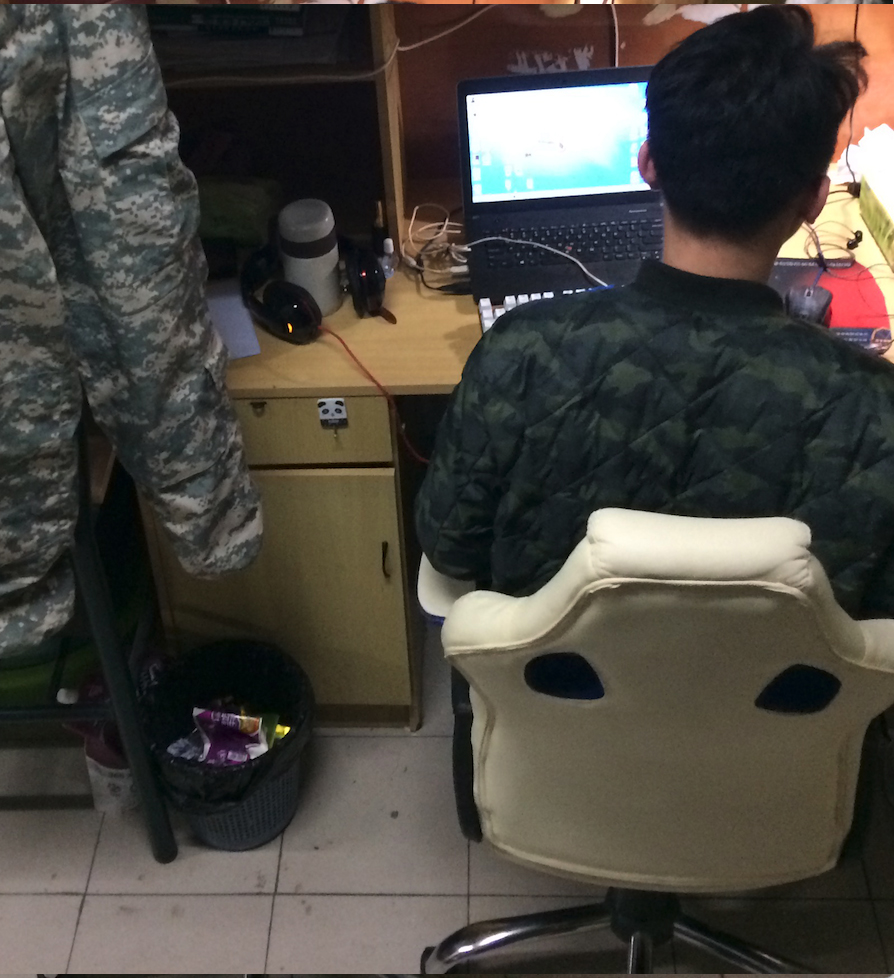
#> input picture assets/IMG_LEFT.jpg, 894 x 978 px
$ python Run.py   (Python 2 division)
#> lines starting #> are read from the running program, lines starting #| are printed output that depends on the picture
### Calibration.py
#coding:utf-8
import cv2
import numpy as np
import glob


# 模块说明：相机标定模块

def Calibration(PATH,WIDTH,HEIGHT,PX,PY):
	# 设置寻找亚像素角点的参数，采用的停止准则是最大循环次数30和最大误差容限0.001
	CRITERIA = (cv2.TERM_CRITERIA_EPS + cv2.TERM_CRITERIA_MAX_ITER , 30 ,0.001)
	# 设置棋盘规格，即角点个数为 witdth x height
	# WIDTH = 7
	# HEIGHT = 7
	#  设置用于标定的图片像素
	SIZE = (PX,PY)
	# 世界坐标系中，角点坐标格式,去掉Z坐标，为二维矩阵
	obj_p = np.zeros((WIDTH * HEIGHT,3),np.float32)
	obj_p[:,:2] = np.mgrid[0:WIDTH,0:HEIGHT].T.reshape(-1,2)
	# 世界坐标系和图像坐标系点集
	obj_points = []
	img_points = []

	IMAGES = glob.glob(PATH)
	for pf in IMAGES:
		IMG = cv2.imread(pf)
		# 灰度图
		IMG_GRAY = cv2.cvtColor(IMG,cv2.COLOR_BGR2GRAY)
		# 获取角点
		RET,CORNERS = cv2.findChessboardCorners(IMG_GRAY,(WIDTH,HEIGHT),None)

		if RET == True:
			obj_points.append(obj_p)
			# 寻找亚像素点, 搜索窗口(winsize为11x11)，无死区
			SUBCORNERS = cv2.cornerSubPix(IMG_GRAY,CORNERS,(5,5),(-1,-1),CRITERIA)
			if SUBCORNERS is not None:
				img_points.append(SUBCORNERS)
			else:
				img_points.append(CORNERS)
	# 标定:
	# MTX : 内参数矩阵
	# DIST: 畸变系数
	# RVS : 旋转向量(外参数)
	# TVS : 平移向量(外参数)
	RET,MTX,DIST,RVS,TVS = cv2.calibrateCamera(obj_points,img_points,SIZE,None,None)
	return (IMG_GRAY,obj_points,img_points,RET,MTX,DIST,RVS,TVS)

# 去除畸变
# [33 lines left out: functions RemvDist, BackProjErr, DrawAxis, DrawCube, not called in this run]
# 图片尺寸
def SizeofPic(PATH):
	pf = cv2.imread(PATH)
	return pf.shape[::-1]

# [2 lines that do not run on import are left out]
	# print BackProjErr(obj_points,img_points,RET,MTX,DIST,RVS,TVS)
	# IMG = RemvDist(IMG_GRAY,MTX,DIST)

### GetPoint.py
#/usr/bin/env python
# -*- coding: utf-8 -*-

import cv2
import math
import numpy as np
from match import *
import time

## 模块说明：将两幅图像通过SURF算法及金字塔LK光流法获取特征点

# 关键点转换
# [28 lines left out: functions keypointToPoint, MatchPoint, not called in this run]

# 获取特征点
def GetPoint(IMG_LEFT_GRAY,IMG_RIGHT_GRAY):
    # 通过SURF算法提取特征点
    # 初始化ORB对象，设置SURF海森特征点阈值为1000
    detector = cv2.SURF(1000)
    # 找出特征点
    kp_left, desc_left = detector.detectAndCompute(IMG_LEFT_GRAY, None)
    kp_right, desc_right = detector.detectAndCompute(IMG_RIGHT_GRAY, None)
    # 转换关键点
    pt_left = keypointToPoint(kp_left)
    pt_right = keypointToPoint(kp_right)
    # 金字塔LK光流法预测下一帧小运动偏移点
    pyramid = dict(winSize=(10,10), maxLevel=2, criteria=(3L,10,0.03))
    pt_right, status, error = cv2.calcOpticalFlowPyrLK(IMG_LEFT_GRAY, IMG_RIGHT_GRAY, pt_left, None, **pyramid)
    # 过滤错误率高的点
    HIGH_ERRS = {}
    for i in range(len(pt_right)):
         if status[i][0] == 1 and error[i][0] < 12:
             HIGH_ERRS[i] = pt_right[i]
         else:
             status[i] = 0
    # BF匹配
    bf = cv2.BFMatcher(cv2.NORM_L2, crossCheck=True)
    matches = bf.match(desc_left, desc_right)
    # 获取距离
    dist = [m.distance for m in matches]
    # 根据距离域值筛选
    maxdist = np.median(dist)
    rest = [m for m in matches if m.distance < maxdist]
    # 选取两幅图像中经过筛选之后的点
    pts_left = []
    pts_right = []
    points = []
    for m in rest:
        pts_left.append(kp_left[m.queryIdx].pt)
        pts_right.append(kp_right[m.trainIdx].pt)
        points.append((kp_left[m.queryIdx].pt,kp_right[m.trainIdx].pt))
    pts_left = np.float32(pts_left)
    pts_right = np.float32(pts_right)
    points = np.float32(points)
    # 根据匹配点对计算基础矩阵
    F, mask = cv2.findFundamentalMat(pts_left,pts_right,cv2.FM_LMEDS)
    # 寻则内部点
    pts_left = pts_left[mask.ravel()==1]
    pts_right = pts_right[mask.ravel()==1]
    return pts_left,pts_right,points,F


# [16 lines that do not run on import are left out]
    # print 'Time costs : %f ' % (end - start)

### Run.py
#/usr/bin/env python
# -*- coding: utf-8 -*-

import cv2
import math
import numpy as np
import time
from match import *
from GetPoint import *
from Calibration import *


if __name__ == "__main__":
	start = time.time()
	# 加载分别从两个摄像头传入的图像
	IMG_LETF = cv2.imread('./assets/IMG_LEFT.jpg')
#> IMG_LETF is the input picture: shape (978, 894, 3); mean B, G, R 63.7, 70, 73.8
	IMG_RIGHT = cv2.imread('./assets/IMG_RIGHT.jpg')
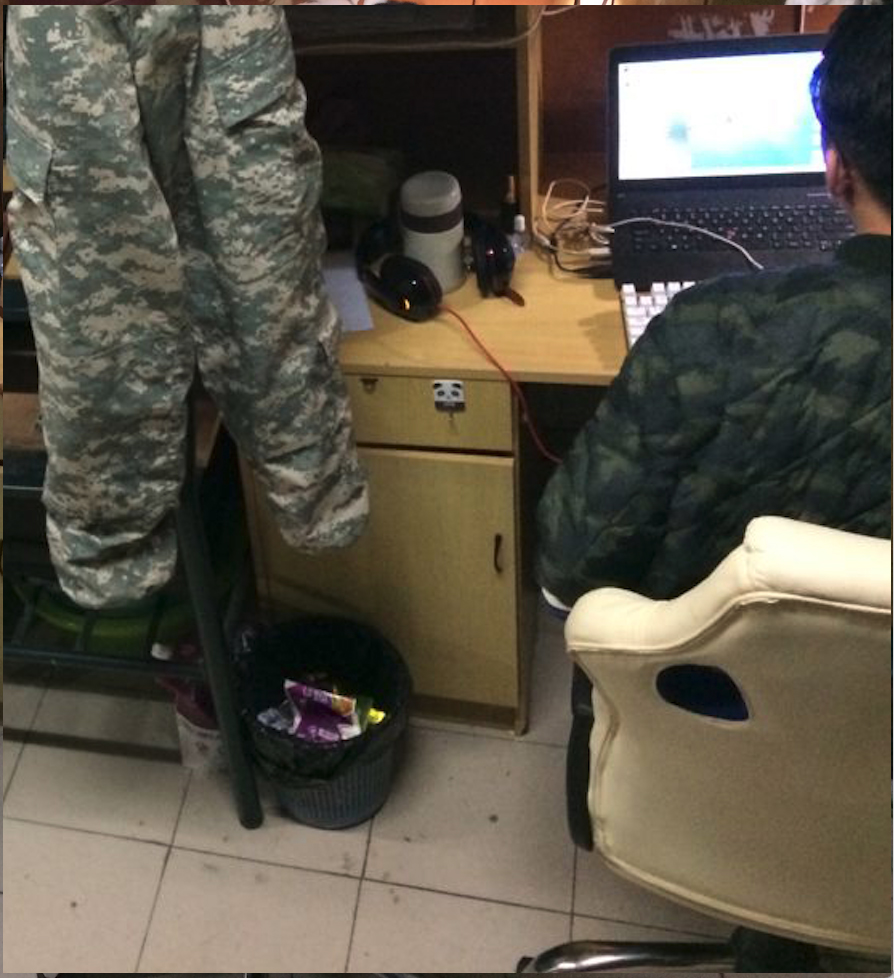
#> input picture assets/IMG_RIGHT.jpg, 894 x 978 px
#> IMG_RIGHT is the input picture: shape (978, 894, 3); mean B, G, R 72.7, 85.2, 91
	# 获取图像矩阵
	# ROWS, COLS, CHANNELS = IMG_LETF.shape
	# 颜色空间转换
	IMG_LETF = cv2.cvtColor(IMG_LETF, cv2.COLOR_BGR2RGB)
	IMG_RIGHT = cv2.cvtColor(IMG_RIGHT, cv2.COLOR_BGR2RGB)
	# 转换为灰度图
	IMG_LEFT_GRAY = cv2.cvtColor(IMG_LETF, cv2.COLOR_RGB2GRAY)
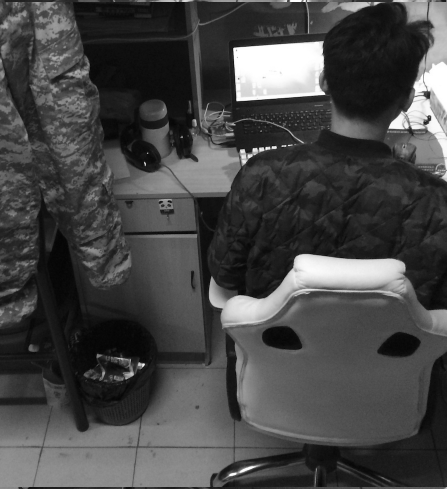
#> IMG_LEFT_GRAY: shape (978, 894) (shown at 1/2 size); min 0, max 255, mean 70.4
	IMG_RIGHT_GRAY = cv2.cvtColor(IMG_RIGHT, cv2.COLOR_RGB2GRAY)
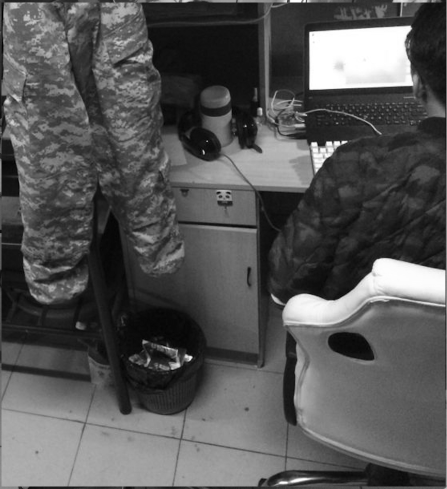
#> IMG_RIGHT_GRAY: shape (978, 894) (shown at 1/2 size); min 0, max 255, mean 85.5
	end = time.time()

	# 连线匹配的点
	# MatchPoint(IMG_LETF,IMG_RIGHT,GetPoint(IMG_LEFT_GRAY,IMG_RIGHT_GRAY)[2])
	(IMG_GRAY,obj_points,img_points,RET,MTX,DIST,RVS,TVS) = Calibration("./assets/calibration/*.JPG",7,7,1024,768)
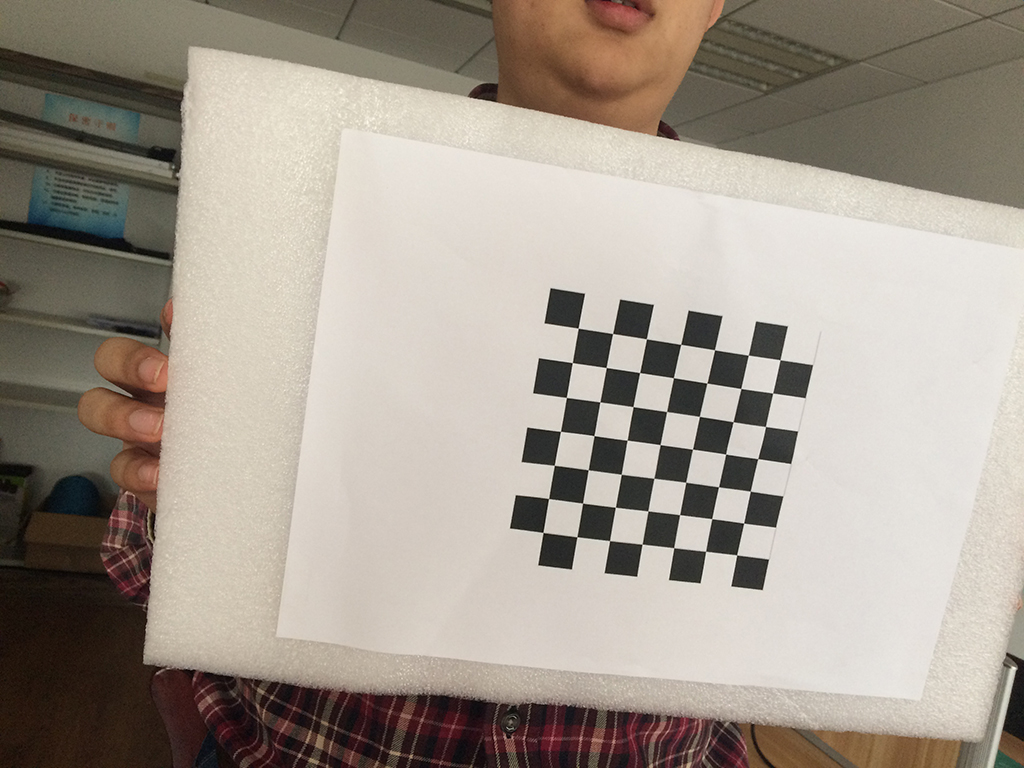
#> input picture assets/calibration/IMG_0730.JPG, 1024 x 768 px
#> in Calibration, IMG is the input picture: shape (768, 1024, 3); mean B, G, R 143.2, 154.1, 163.4
#> in Calibration, `IMG_GRAY = cv2.cvtColor(IMG,cv2.COLOR_BGR2GRAY)`:
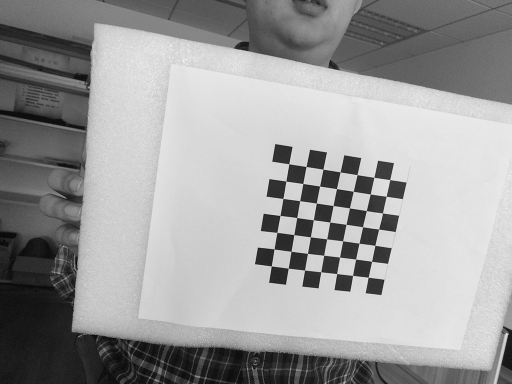
#> IMG_GRAY: shape (768, 1024) (shown at 1/2 size); min 1, max 250, mean 155.7
#> in Calibration, `RET,CORNERS = cv2.findChessboardCorners(IMG_GRAY,(WIDTH,HEIGHT),None)`: RET = True; CORNERS = 49 rows, first 8: [578, 328.1], [612.7, 333.6], [646.2, 339.2], [681, 344.4], [714.5, 350], [748.1, 354.9], [779.9, 360], [572.2, 362.7]
#> in Calibration, `SUBCORNERS = cv2.cornerSubPix(IMG_GRAY,CORNERS,(5,5),(-1,-1),CRITERIA)`: SUBCORNERS = 49 rows, first 8: [578.2, 328.2], [612.6, 333.5], [646.4, 338.8], [680.7, 344.4], [714.5, 349.8], [748.3, 355.2], [780, 359.7], [572.3, 362.6]
#> pass 2 of the loop in Calibration, `for pf in IMAGES:`:
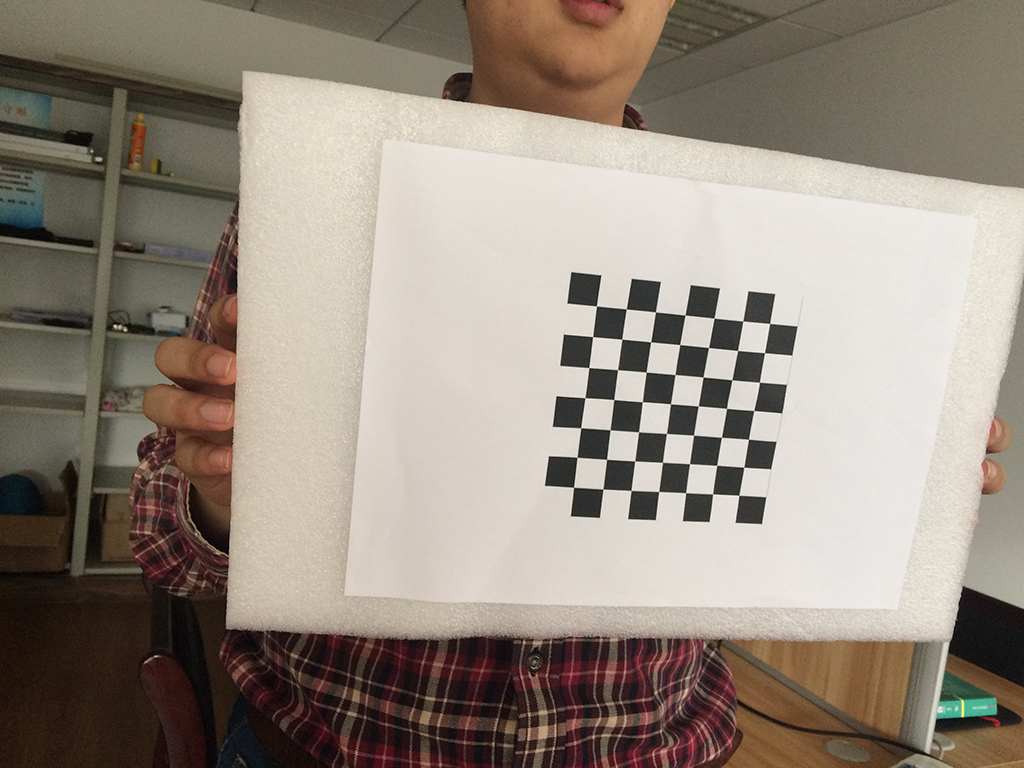
#> input picture assets/calibration/IMG_0731.JPG, 1024 x 768 px
#> in Calibration, IMG is the input picture: shape (768, 1024, 3); mean B, G, R 127, 138.7, 149.5
#> in Calibration, `IMG_GRAY = cv2.cvtColor(IMG,cv2.COLOR_BGR2GRAY)`:
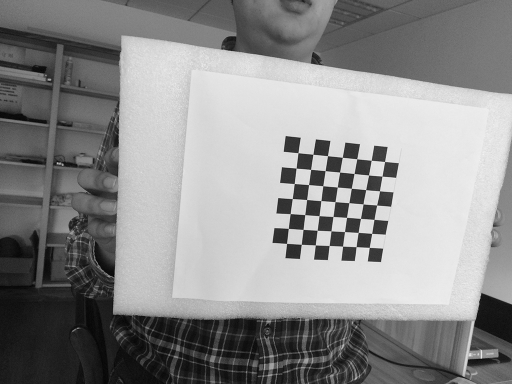
#> IMG_GRAY: shape (768, 1024) (shown at 1/2 size); min 0, max 255, mean 140.6
#> CORNERS = 49 rows, first 8: [596.2, 306.1], [626.2, 309], [655.4, 312.1], [685, 315.1], [714, 318], [743.1, 321.1], [769.8, 323.3], [592.8, 336.8]
#> SUBCORNERS = 49 rows, first 8: [596.4, 306], [626.3, 309], [655.5, 311.9], [685, 315.1], [714.1, 318.2], [742.7, 321], [769.6, 323.5], [592.6, 336.6]
#> pass 3 of the loop in Calibration, `for pf in IMAGES:`:
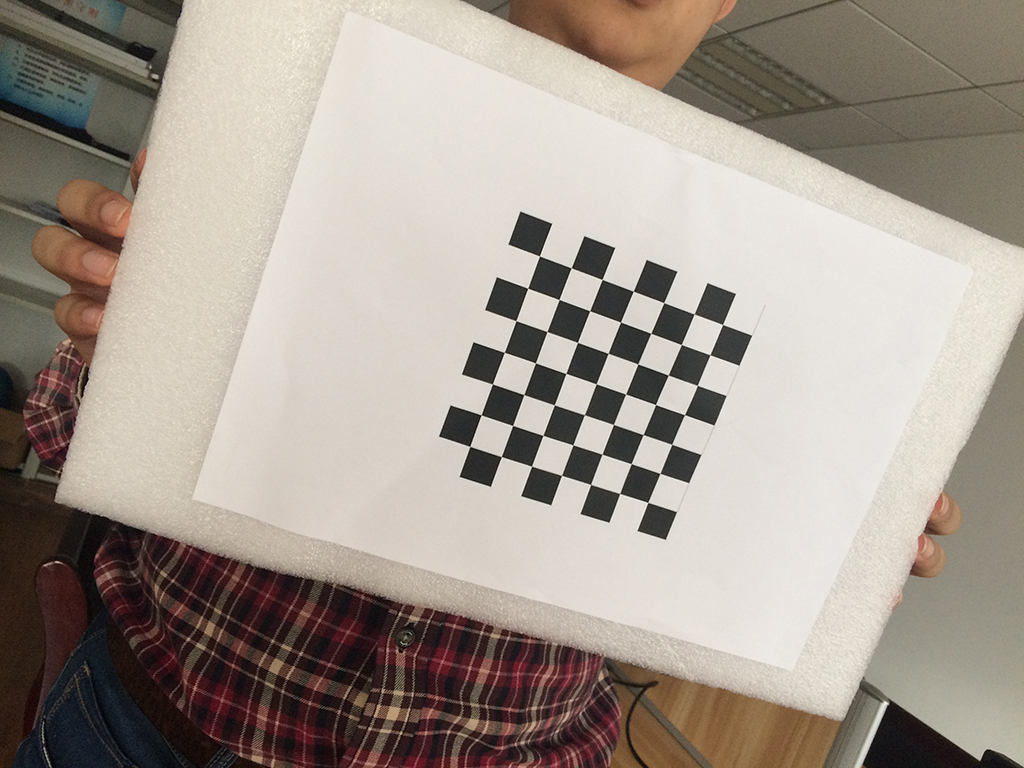
#> input picture assets/calibration/IMG_0732.JPG, 1024 x 768 px
#> in Calibration, IMG is the input picture: shape (768, 1024, 3); mean B, G, R 143.5, 153.3, 163.4
#> in Calibration, `IMG_GRAY = cv2.cvtColor(IMG,cv2.COLOR_BGR2GRAY)`:
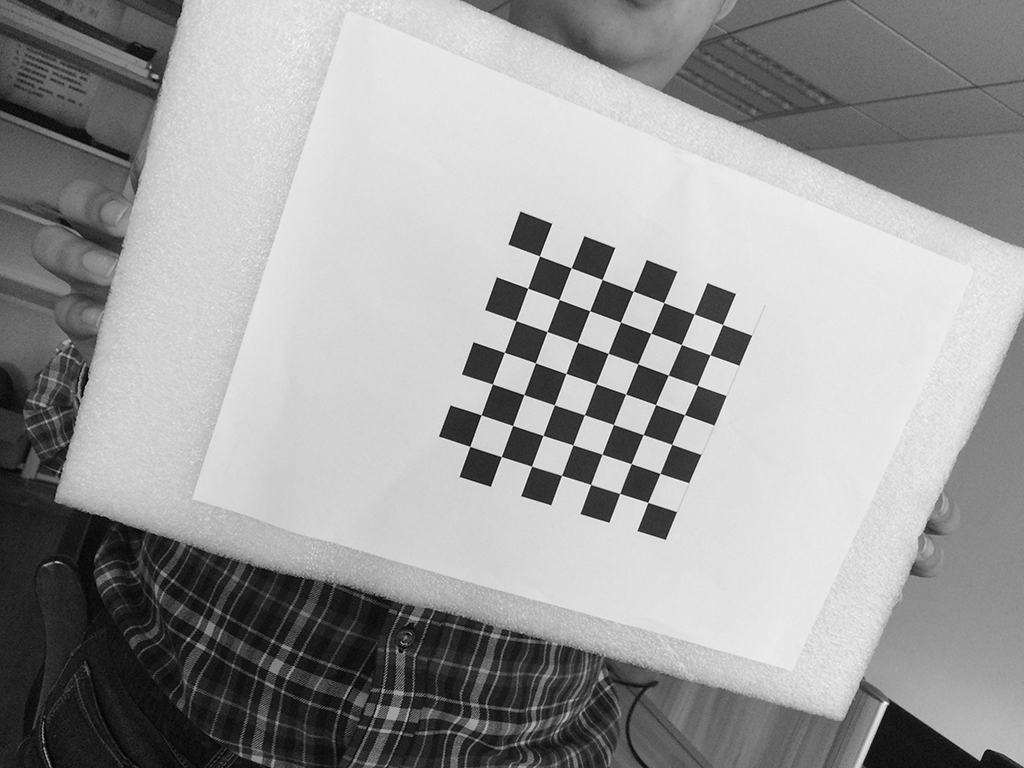
#> IMG_GRAY: shape (768, 1024); min 0, max 254, mean 155.2
#> CORNERS = 49 rows, first 8: [539.5, 255.8], [571.4, 267.6], [602.1, 279.5], [633.5, 291.3], [663.6, 302.6], [694.3, 314], [722.5, 324.5], [527.7, 288.4]
#> SUBCORNERS = 49 rows, first 8: [539.5, 255.9], [571.2, 267.8], [602.1, 279.5], [633.3, 291.3], [663.7, 302.6], [694.2, 314], [722.6, 324.5], [527.7, 288.2]
#> in Calibration, `RET,MTX,DIST,RVS,TVS = cv2.calibrateCamera(obj_points,img_points,SIZE,..`: RET = 0.491; MTX = [[464.7, 0, 473.6], [0, 464.9, 359.1], [0, 0, 1]]; DIST = [[0.0338, 0.357, 0.0367, 0.00396, -0.602]]; RVS = ([0.192, -0.148, 0.136], [0.202, -0.199, 0.0767], [0.19, -0.17, 0.326]); TVS = ([2.9, -0.886, 12.86], [3.85, -1.71, 14.52], [1.89, -2.98, 13.09])
#> obj_points = 3 items; img_points = 3 items; RET = 0.491; MTX = [[464.7, 0, 473.6], [0, 464.9, 359.1], [0, 0, 1]]; DIST = [[0.0338, 0.357, 0.0367, 0.00396, -0.602]]
	# 内参数矩阵
	K = MTX
#> K = [[464.7, 0, 473.6], [0, 464.9, 359.1], [0, 0, 1]]
	# 基础矩阵
#> (the run stopped early here; a loop or call above may not have finished)
